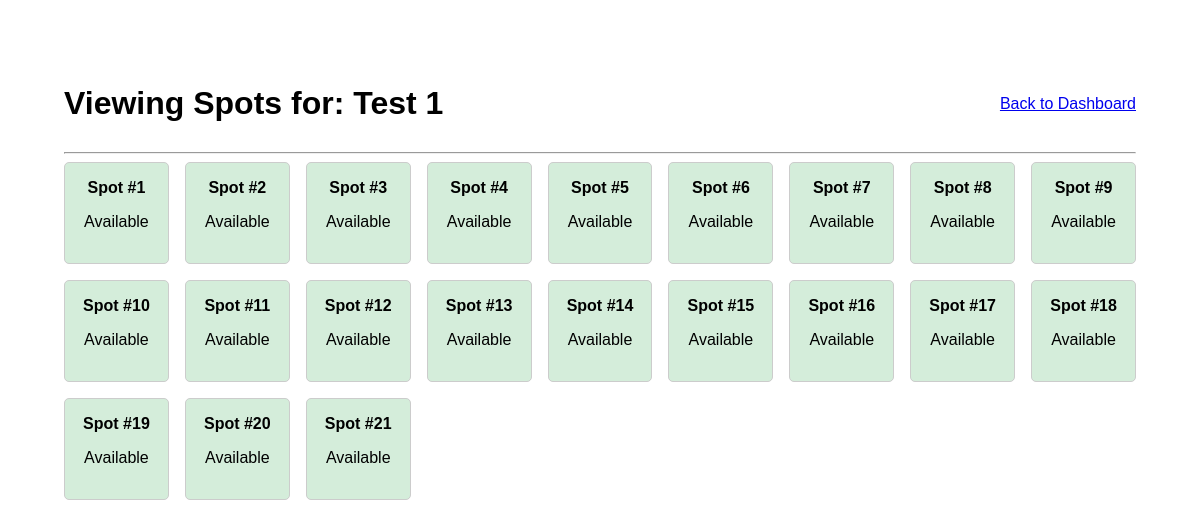
The page /admin/lot/1/spots (signed in) on the database as committed earlier.
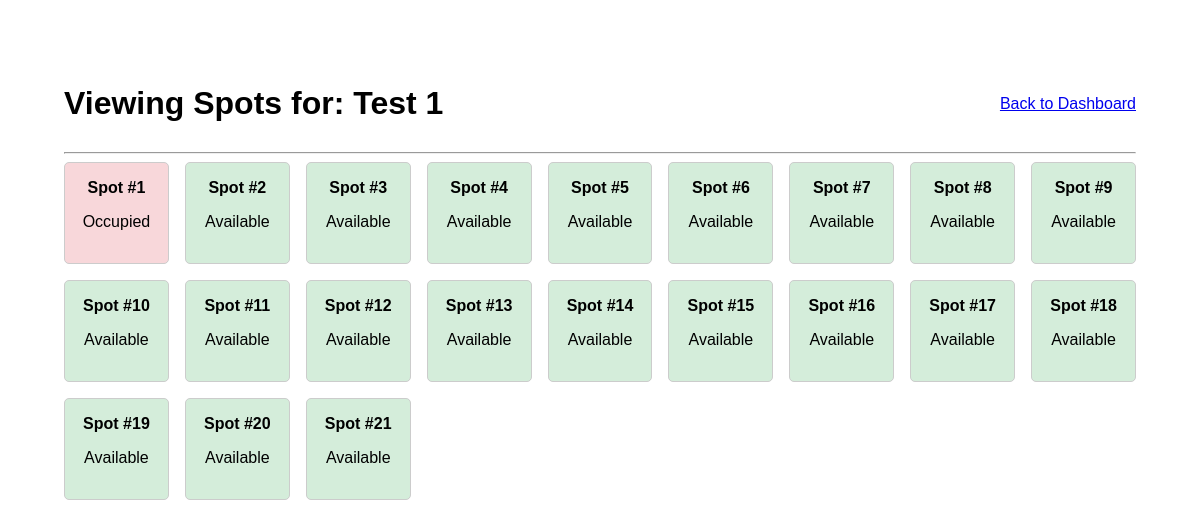
The same page on the database as committed later.
### models/models.py (models this page shows)
class ParkingSpot(db.Model):
    id = db.Column(db.Integer, primary_key=True)
    lot_id = db.Column(db.Integer, db.ForeignKey('parking_lot.id'), nullable=False)
    spot_number = db.Column(db.Integer, nullable=False)
    status = db.Column(db.String(20), default='Available') # Available, Occupied

### controllers/controllers.py (the view)
@app.route('/admin/lot/<int:lot_id>/spots')
@login_required
@role_required('admin')
def view_lot_spots(lot_id):
    lot = ParkingLot.query.get_or_404(lot_id)
    spots = sorted(lot.spots, key=lambda x: x.spot_number)
    return render_template('view_spots.html', lot=lot, spots=spots)

### app.py (called while the page is built)
@login_manager.user_loader
def load_user(user_id):
    return User.query.get(int(user_id))

### controllers/controllers.py (called while the page is built)
def role_required(role):
    def wrapper(fn):
        @wraps(fn)
        def decorated_view(*args, **kwargs):
            if not current_user.is_authenticated or current_user.role != role:
                flash("You do not have permission to access this page.")
                return redirect(url_for('login'))
            return fn(*args, **kwargs)
        return decorated_view
    return wrapper

### templates/view_spots.html (shortened to what this page needs)
{% extends 'base.html' %}
{% block content %}
<div style="max-width: 1200px; margin: auto; padding: 2em;">
    <div style="display: flex; justify-content: space-between; align-items: center;">
        <h1>Viewing Spots for: {{ lot.name }}</h1>
        <a href="{{ url_for('admin_dashboard') }}">Back to Dashboard</a>
    </div>
    <hr>
    <div class="spot-grid">
        {% for spot in spots %}
            <div class="spot {% if spot.status == 'Available' %}spot-available{% else %}spot-occupied{% endif %}">
                <strong>Spot #{{ spot.spot_number }}</strong>
                <p>{{ spot.status }}</p>
            </div>
        {% endfor %}
    </div>
</div>
{% endblock %}

Rows that differ between the two databases and show on the page:
changed ParkingSpot: status "Available" → "Occupied"
